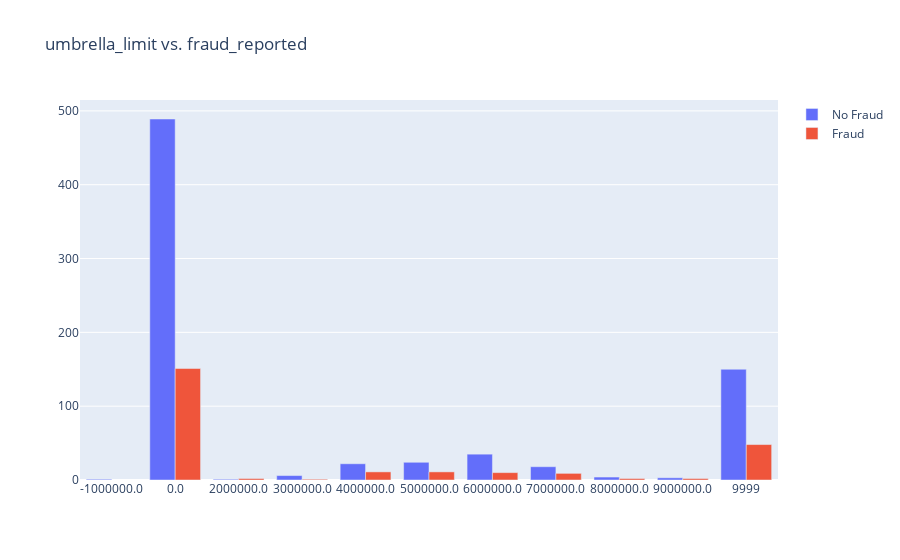

Write notebook code for a chart like this one.
### Code cell
df['umbrella_limit'] = df.umbrella_limit.astype(str)
vis_data(df, 'umbrella_limit')

### Figure 1 — Plotly figure (JSON) as saved in the notebook; plotly's stock layout.template omitted (floating-point values rounded to 4 significant figures)
{"data": [{"name": "No Fraud", "type": "bar", "x": ["-1000000.0", "0.0", "2000000.0", "3000000.0", "4000000.0", "5000000.0", "6000000.0", "7000000.0", "8000000.0", "9000000.0", "9999"], "y": [1, 489, 1, 6, 22, 24, 35, 18, 4, 3, 150]}, {"name": "Fraud", "type": "bar", "x": ["0.0", "2000000.0", "3000000.0", "4000000.0", "5000000.0", "6000000.0", "7000000.0", "8000000.0", "9000000.0", "9999"], "y": [151, 2, 1, 11, 11, 10, 9, 2, 2, 48]}], "layout": {"barmode": "group", "title": {"text": "umbrella_limit vs. fraud_reported"}}}
